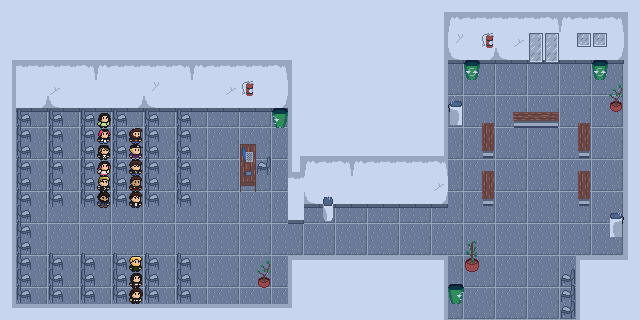

This is a level from a 2D game, rendered from its Tiled map with the project's own tilesets. A one-line summary and the map file follow, with tile-layer data summarised:
An orthogonal 40x20 tile map with 16x16 px tiles, 4 tile layers (ground, buildings, objects, objects2), 2 tilesets and 54 objects (2x toMain, roteiro.pav.dialogo1, roteiro.pav.dialogo2, roteiro.pav.dialogo3).

<map version="1.10" tiledversion="1.11.0" orientation="orthogonal" renderorder="right-down" width="40" height="20" tilewidth="16" tileheight="16" infinite="0" nextlayerid="8" nextobjectid="90">
 <editorsettings>
  <export target="pavMap.lua" format="lua" />
 </editorsettings>
 <tileset firstgid="1" name="tileset" tilewidth="16" tileheight="16" tilecount="512" columns="32">
  <image source="newTileset.png" width="512" height="256" />
 </tileset>
 <tileset firstgid="513" name="characters" tilewidth="16" tileheight="16" tilecount="16" columns="4">
  <image source="../sprites/characters/all-characters.png" width="64" height="64" />
 </tileset>
 <layer id="2" name="ground" width="40" height="20">
  <data>[800 cells, 800 non-empty, 1 distinct tile ids]</data>
 </layer>
 <layer id="1" name="buildings" width="40" height="20">
  <data>[800 cells, 638 non-empty, 18 distinct tile ids]</data>
 </layer>
 <layer id="3" name="objects" width="40" height="20">
  <data>[800 cells, 131 non-empty, 42 distinct tile ids]</data>
 </layer>
 <layer id="4" name="objects2" width="40" height="20">
  <data>[800 cells, 60 non-empty, 1 distinct tile ids]</data>
 </layer>
 <objectgroup id="5" name="walls">
  <object id="2" x="432" y="64" width="16" height="144" />
  <object id="4" x="624" y="64" width="16" height="192" />
  <object id="5" x="576" y="256" width="48" height="16" />
  <object id="6" x="576" y="272" width="16" height="48" />
  <object id="7" x="432" y="256" width="16" height="64" />
  <object id="8" x="288" y="256" width="144" height="16" />
  <object id="9" x="288" y="272" width="16" height="48" />
  <object id="12" x="16" y="96" width="272" height="16" />
  <object id="13" x="288" y="96" width="16" height="128" />
  <object id="14" x="304" y="192" width="128" height="16" />
  <object id="16" x="176.938" y="112" width="14.0625" height="95" />
  <object id="22" x="48.9565" y="257.875" width="14.0657" height="46.125" />
  <object id="23" x="16" y="112" width="15" height="192" />
  <object id="28" x="240" y="144" width="16" height="48" />
  <object id="29" x="256.956" y="162" width="14.0464" height="13" />
  <object id="30" x="272" y="108.063" width="16" height="19.9375" />
  <object id="34" x="512" y="112" width="48" height="16" />
  <object id="35" x="482.031" y="123" width="12" height="35" />
  <object id="38" x="610" y="212.938" width="14" height="24.0625" />
  <object id="39" x="448" y="283.935" width="16" height="20.0653" />
  <object id="40" x="560.913" y="274" width="15.087" height="46" />
  <object id="42" x="16" y="304" width="272" height="16" />
  <object id="46" x="465" y="257.969" width="13.9688" height="14.0313" />
  <object id="48" x="609.913" y="101" width="12.1304" height="11" />
  <object id="49" x="432" y="48" width="96" height="16" />
  <object id="51" x="560" y="48" width="80" height="16" />
  <object id="55" x="578.031" y="123" width="12" height="35" />
  <object id="56" x="578.031" y="171" width="12" height="35" />
  <object id="57" x="482.031" y="171" width="12" height="35" />
  <object id="58" x="448" y="101" width="14" height="24.0625" />
  <object id="59" x="609.913" y="101" width="12.1304" height="11" />
  <object id="60" x="258" y="277" width="12.1304" height="11" />
  <object id="61" x="144.938" y="112" width="14.0625" height="95" />
  <object id="62" x="112.938" y="112" width="14.0625" height="95" />
  <object id="63" x="80.938" y="112" width="14.0625" height="95" />
  <object id="64" x="49" y="112" width="14.0625" height="95" />
  <object id="65" x="49" y="112" width="14.0625" height="95" />
  <object id="89" x="49" y="112" width="14.0625" height="95" />
  <object id="66" x="80.9565" y="257.875" width="14.0657" height="46.125" />
  <object id="67" x="112.957" y="257.875" width="14.0657" height="46.125" />
  <object id="68" x="144.957" y="257.875" width="14.0657" height="46.125" />
  <object id="69" x="176.957" y="257.875" width="14.0657" height="46.125" />
  <object id="70" x="322.875" y="196.938" width="10.1875" height="24.125" />
  <object id="71" x="464" y="60.063" width="16" height="19.9375" />
  <object id="72" x="592" y="60.063" width="16" height="19.9375" />
  <object id="81" x="128" y="128" width="16" height="80" />
  <object id="83" x="160" y="256" width="16" height="48" />
  <object id="84" x="128" y="256" width="16" height="48" />
  <object id="86" x="96" y="112" width="16" height="96" />
 </objectgroup>
 <objectgroup id="6" name="transitions">
  <object id="52" name="toMain" x="528" y="32" width="32" height="16">
   <properties>
    <property name="destX" type="int" value="325" />
    <property name="destY" type="int" value="355" />
   </properties>
  </object>
  <object id="53" name="toMain" x="448" y="320" width="128" height="16">
   <properties>
    <property name="destX" type="int" value="325" />
    <property name="destY" type="int" value="470" />
   </properties>
  </object>
 </objectgroup>
 <objectgroup id="7" name="dialogues">
  <object id="76" name="roteiro.pav.dialogo1" x="448" y="256" width="128" height="16">
   <properties>
    <property name="req" value="roteiro.c3.dialogo2" />
   </properties>
  </object>
  <object id="77" name="roteiro.pav.dialogo2" x="128" y="208" width="16" height="16">
   <properties>
    <property name="req" value="roteiro.pav.dialogo1" />
   </properties>
  </object>
  <object id="78" name="roteiro.pav.dialogo3" x="368" y="208" width="16" height="48">
   <properties>
    <property name="req" value="roteiro.pav.dialogo2" />
   </properties>
  </object>
 </objectgroup>
</map>
